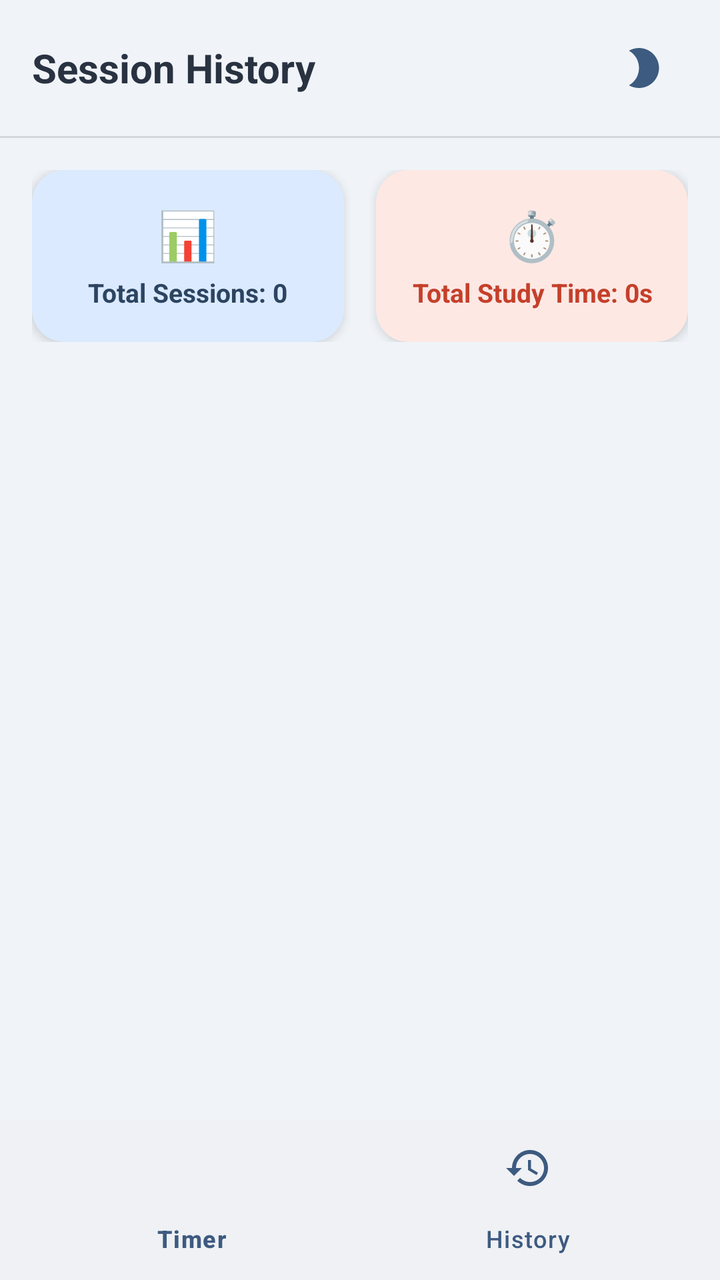
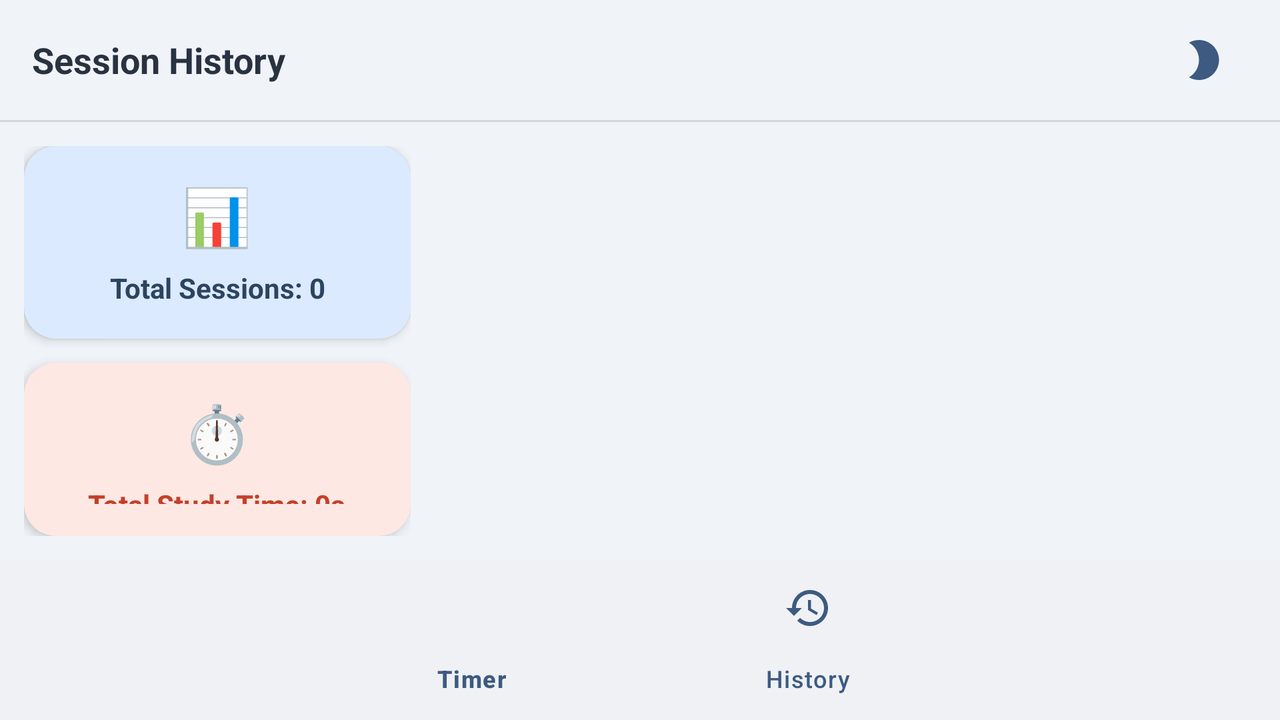

The same Android screen from two of the app's own layout files: first res/layout/ as a phone draws it, then the repository's variant for another configuration, drawn on a device whose configuration selects that folder. Both files follow.
<!-- AndroidManifest.xml: application theme Theme.StudyTimeBreaker -->
<!-- res/layout/activity_session_history.xml -->
<?xml version="1.0" encoding="utf-8"?>
<LinearLayout xmlns:android="http://schemas.android.com/apk/res/android"
    xmlns:app="http://schemas.android.com/apk/res-auto"
    android:layout_width="match_parent"
    android:layout_height="match_parent"
    android:orientation="vertical"
    android:fitsSystemWindows="true"
    android:background="?android:colorBackground">

    
    <LinearLayout
        android:layout_width="match_parent"
        android:layout_height="wrap_content"
        android:orientation="horizontal"
        android:gravity="center_vertical"
        android:paddingHorizontal="16dp"
        android:paddingVertical="12dp">

        
        <TextView
            android:layout_width="0dp"
            android:layout_height="wrap_content"
            android:layout_weight="1"
            android:text="Session History"
            android:textSize="20sp"
            android:textStyle="bold"
            android:textColor="?colorOnSurface" />

        
        <ImageView
            android:id="@+id/btnThemeToggle"
            android:layout_width="44dp"
            android:layout_height="44dp"
            android:src="@drawable/ic_moon"
            android:background="?attr/selectableItemBackgroundBorderless"
            android:contentDescription="Toggle theme"
            android:scaleType="centerInside"
            android:padding="8dp"
            android:clickable="true"
            android:focusable="true"
            app:tint="?colorPrimary" />
    </LinearLayout>

    
    <View
        android:layout_width="match_parent"
        android:layout_height="1dp"
        android:background="?android:listDivider" />

    
    <LinearLayout
        android:layout_width="match_parent"
        android:layout_height="wrap_content"
        android:orientation="horizontal"
        android:padding="16dp">

        
        <com.google.android.material.card.MaterialCardView
            android:layout_width="0dp"
            android:layout_height="wrap_content"
            android:layout_weight="1"
            app:cardCornerRadius="16dp"
            app:cardElevation="3dp"
            app:strokeWidth="0dp"
            app:cardBackgroundColor="?colorPrimaryContainer"
            android:layout_marginEnd="8dp">

            <LinearLayout
                android:layout_width="match_parent"
                android:layout_height="wrap_content"
                android:orientation="vertical"
                android:padding="16dp"
                android:gravity="center">

                <TextView
                    android:layout_width="wrap_content"
                    android:layout_height="wrap_content"
                    android:text="📊"
                    android:textSize="24sp"
                    android:layout_marginBottom="4dp" />

                <TextView
                    android:id="@+id/tvTotalSessions"
                    android:layout_width="wrap_content"
                    android:layout_height="wrap_content"
                    android:text="Total Sessions: 0"
                    android:textSize="13sp"
                    android:textStyle="bold"
                    android:textColor="?colorOnPrimaryContainer"
                    android:gravity="center" />
            </LinearLayout>
        </com.google.android.material.card.MaterialCardView>

        
        <com.google.android.material.card.MaterialCardView
            android:layout_width="0dp"
            android:layout_height="wrap_content"
            android:layout_weight="1"
            app:cardCornerRadius="16dp"
            app:cardElevation="3dp"
            app:strokeWidth="0dp"
            app:cardBackgroundColor="?colorSecondaryContainer"
            android:layout_marginStart="8dp">

            <LinearLayout
                android:layout_width="match_parent"
                android:layout_height="wrap_content"
                android:orientation="vertical"
                android:padding="16dp"
                android:gravity="center">

                <TextView
                    android:layout_width="wrap_content"
                    android:layout_height="wrap_content"
                    android:text="⏱️"
                    android:textSize="24sp"
                    android:layout_marginBottom="4dp" />

                <TextView
                    android:id="@+id/tvTotalStudyTime"
                    android:layout_width="wrap_content"
                    android:layout_height="wrap_content"
                    android:text="Total Study Time: 0s"
                    android:textSize="13sp"
                    android:textStyle="bold"
                    android:textColor="?colorOnSecondaryContainer"
                    android:gravity="center" />
            </LinearLayout>
        </com.google.android.material.card.MaterialCardView>
    </LinearLayout>

    
    <FrameLayout
        android:layout_width="match_parent"
        android:layout_height="0dp"
        android:layout_weight="1">

        
        <androidx.recyclerview.widget.RecyclerView
            android:id="@+id/recyclerSessions"
            android:layout_width="match_parent"
            android:layout_height="match_parent"
            android:paddingHorizontal="16dp"
            android:paddingBottom="8dp"
            android:clipToPadding="false" />

        
        <LinearLayout
            android:id="@+id/tvEmptyMessage"
            android:layout_width="match_parent"
            android:layout_height="match_parent"
            android:gravity="center"
            android:orientation="vertical"
            android:visibility="gone">

            <TextView
                android:layout_width="wrap_content"
                android:layout_height="wrap_content"
                android:text="📖"
                android:textSize="48sp"
                android:layout_marginBottom="12dp" />

            <TextView
                android:layout_width="wrap_content"
                android:layout_height="wrap_content"
                android:text="No study sessions yet"
                android:textSize="18sp"
                android:textStyle="bold"
                android:textColor="?colorOnSurface"
                android:layout_marginBottom="4dp" />

            <TextView
                android:layout_width="wrap_content"
                android:layout_height="wrap_content"
                android:text="Start your first study session from the Timer tab!"
                android:textSize="14sp"
                android:textColor="?colorOnSurfaceVariant"
                android:gravity="center"
                android:paddingHorizontal="40dp" />
        </LinearLayout>
    </FrameLayout>

    
    <com.google.android.material.bottomnavigation.BottomNavigationView
        android:id="@+id/bottomNav"
        android:layout_width="match_parent"
        android:layout_height="wrap_content"
        app:menu="@menu/bottom_nav_menu"
        app:labelVisibilityMode="labeled"
        android:background="?colorSurface"
        app:itemIconTint="?colorPrimary"
        app:itemTextColor="?colorPrimary" />

</LinearLayout>
<!-- resources referenced by this layout -->
<resources>
  <!-- drawable ic_moon (drawable) -->
  <vector xmlns:android="http://schemas.android.com/apk/res/android"
      android:width="24dp"
      android:height="24dp"
      android:viewportWidth="24"
      android:viewportHeight="24">
      <path
          android:fillColor="#000000"
          android:pathData="M9.5,2c-1.82,0 -3.53,0.5 -5,1.35 2.99,1.73 5,4.95 5,8.65s-2.01,6.92 -5,8.65C5.97,21.5 7.68,22 9.5,22c5.52,0 10,-4.48 10,-10S15.02,2 9.5,2z" />
  </vector>
  <style name="Theme.StudyTimeBreaker" parent="Base.Theme.StudyTimeBreaker" />
  <style name="Base.Theme.StudyTimeBreaker" parent="Theme.Material3.DayNight.NoActionBar">
          
          <item name="colorPrimary">@color/primary</item>
          <item name="colorOnPrimary">@color/white</item>
          <item name="colorPrimaryContainer">#DBEAFE</item>
          <item name="colorOnPrimaryContainer">@color/primary_dark</item>
  
          
          <item name="colorSecondary">@color/secondary</item>
          <item name="colorOnSecondary">@color/white</item>
          <item name="colorSecondaryContainer">#FDE8E4</item>
          <item name="colorOnSecondaryContainer">#C4402A</item>
  
          
          <item name="colorTertiary">@color/success</item>
          <item name="colorTertiaryContainer">#D1FAE5</item>
          <item name="colorOnTertiaryContainer">#065F46</item>
  
          
          <item name="android:colorBackground">@color/background_light</item>
          <item name="colorSurface">@color/surface_light</item>
          <item name="colorOnSurface">@color/on_surface_light</item>
          <item name="colorOnSurfaceVariant">#5A6478</item>
          <item name="colorSurfaceVariant">#E2E8F0</item>
  
          
          <item name="android:statusBarColor">@color/primary_dark</item>
          <item name="android:navigationBarColor">@color/surface_light</item>
      </style>
  <color name="primary">#3D5A80</color>
  <color name="white">#FFFFFFFF</color>
  <color name="primary_dark">#2C4460</color>
  <color name="secondary">#EE6C4D</color>
  <color name="success">#06D6A0</color>
  <color name="background_light">#F0F4F8</color>
  <color name="surface_light">#FFFFFF</color>
  <color name="on_surface_light">#293241</color>
</resources>
<!-- res/layout-land/activity_session_history.xml (the repository's variant of the layout above) -->
<!-- drawn on the phone turned sideways -->
<?xml version="1.0" encoding="utf-8"?>
<LinearLayout xmlns:android="http://schemas.android.com/apk/res/android"
    xmlns:app="http://schemas.android.com/apk/res-auto"
    android:layout_width="match_parent"
    android:layout_height="match_parent"
    android:orientation="vertical"
    android:fitsSystemWindows="true"
    android:background="?android:colorBackground">

    
    <LinearLayout
        android:layout_width="match_parent"
        android:layout_height="wrap_content"
        android:orientation="horizontal"
        android:gravity="center_vertical"
        android:paddingHorizontal="16dp"
        android:paddingVertical="8dp">

        <TextView
            android:layout_width="0dp"
            android:layout_height="wrap_content"
            android:layout_weight="1"
            android:text="Session History"
            android:textSize="18sp"
            android:textStyle="bold"
            android:textColor="?colorOnSurface" />

        <ImageView
            android:id="@+id/btnThemeToggle"
            android:layout_width="44dp"
            android:layout_height="44dp"
            android:src="@drawable/ic_moon"
            android:background="?attr/selectableItemBackgroundBorderless"
            android:contentDescription="Toggle theme"
            android:scaleType="centerInside"
            android:padding="8dp"
            android:clickable="true"
            android:focusable="true"
            app:tint="?colorPrimary" />
    </LinearLayout>

    <View
        android:layout_width="match_parent"
        android:layout_height="1dp"
        android:background="?android:listDivider" />

    
    <LinearLayout
        android:layout_width="match_parent"
        android:layout_height="0dp"
        android:layout_weight="1"
        android:orientation="horizontal"
        android:padding="12dp">

        
        <LinearLayout
            android:layout_width="0dp"
            android:layout_height="match_parent"
            android:layout_weight="1"
            android:orientation="vertical"
            android:gravity="center"
            android:paddingEnd="12dp">

            
            <com.google.android.material.card.MaterialCardView
                android:layout_width="match_parent"
                android:layout_height="wrap_content"
                app:cardCornerRadius="16dp"
                app:cardElevation="3dp"
                app:strokeWidth="0dp"
                app:cardBackgroundColor="?colorPrimaryContainer"
                android:layout_marginBottom="12dp">

                <LinearLayout
                    android:layout_width="match_parent"
                    android:layout_height="wrap_content"
                    android:orientation="vertical"
                    android:padding="16dp"
                    android:gravity="center">

                    <TextView
                        android:layout_width="wrap_content"
                        android:layout_height="wrap_content"
                        android:text="📊"
                        android:textSize="28sp"
                        android:layout_marginBottom="8dp" />

                    <TextView
                        android:id="@+id/tvTotalSessions"
                        android:layout_width="wrap_content"
                        android:layout_height="wrap_content"
                        android:text="Total Sessions: 0"
                        android:textSize="14sp"
                        android:textStyle="bold"
                        android:textColor="?colorOnPrimaryContainer"
                        android:gravity="center" />
                </LinearLayout>
            </com.google.android.material.card.MaterialCardView>

            
            <com.google.android.material.card.MaterialCardView
                android:layout_width="match_parent"
                android:layout_height="wrap_content"
                app:cardCornerRadius="16dp"
                app:cardElevation="3dp"
                app:strokeWidth="0dp"
                app:cardBackgroundColor="?colorSecondaryContainer">

                <LinearLayout
                    android:layout_width="match_parent"
                    android:layout_height="wrap_content"
                    android:orientation="vertical"
                    android:padding="16dp"
                    android:gravity="center">

                    <TextView
                        android:layout_width="wrap_content"
                        android:layout_height="wrap_content"
                        android:text="⏱️"
                        android:textSize="28sp"
                        android:layout_marginBottom="8dp" />

                    <TextView
                        android:id="@+id/tvTotalStudyTime"
                        android:layout_width="wrap_content"
                        android:layout_height="wrap_content"
                        android:text="Total Study Time: 0s"
                        android:textSize="14sp"
                        android:textStyle="bold"
                        android:textColor="?colorOnSecondaryContainer"
                        android:gravity="center" />
                </LinearLayout>
            </com.google.android.material.card.MaterialCardView>
        </LinearLayout>

        
        <FrameLayout
            android:layout_width="0dp"
            android:layout_height="match_parent"
            android:layout_weight="2">

            <androidx.recyclerview.widget.RecyclerView
                android:id="@+id/recyclerSessions"
                android:layout_width="match_parent"
                android:layout_height="match_parent"
                android:paddingStart="8dp"
                android:clipToPadding="false" />

            
            <LinearLayout
                android:id="@+id/tvEmptyMessage"
                android:layout_width="match_parent"
                android:layout_height="match_parent"
                android:gravity="center"
                android:orientation="vertical"
                android:visibility="gone">

                <TextView
                    android:layout_width="wrap_content"
                    android:layout_height="wrap_content"
                    android:text="📖"
                    android:textSize="40sp"
                    android:layout_marginBottom="8dp" />

                <TextView
                    android:layout_width="wrap_content"
                    android:layout_height="wrap_content"
                    android:text="No study sessions yet"
                    android:textSize="16sp"
                    android:textStyle="bold"
                    android:textColor="?colorOnSurface"
                    android:layout_marginBottom="4dp" />

                <TextView
                    android:layout_width="wrap_content"
                    android:layout_height="wrap_content"
                    android:text="Start studying from the Timer tab!"
                    android:textSize="13sp"
                    android:textColor="?colorOnSurfaceVariant"
                    android:gravity="center" />
            </LinearLayout>
        </FrameLayout>
    </LinearLayout>

    
    <com.google.android.material.bottomnavigation.BottomNavigationView
        android:id="@+id/bottomNav"
        android:layout_width="match_parent"
        android:layout_height="wrap_content"
        app:menu="@menu/bottom_nav_menu"
        app:labelVisibilityMode="labeled"
        android:background="?colorSurface"
        app:itemIconTint="?colorPrimary"
        app:itemTextColor="?colorPrimary" />

</LinearLayout>
